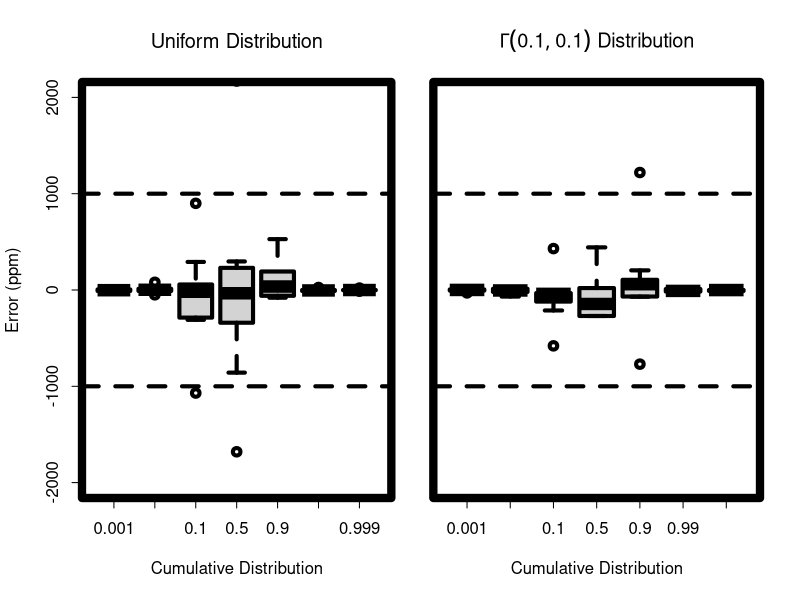
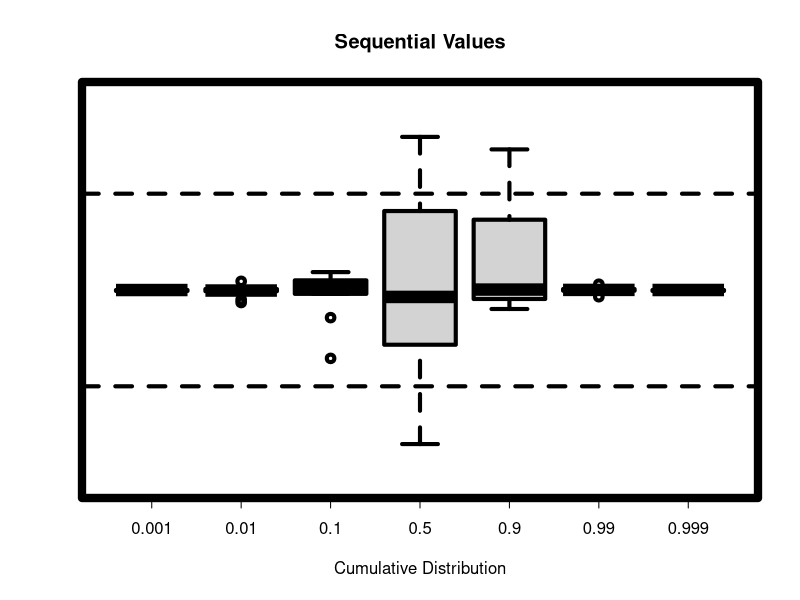

Reproduce these figures in R, in order.
errorData = read.delim("errors.csv")

plotError = function(title, dist, ylim=c(-2000, 2000), yaxt='s', ylab) {
  boxplot(1e6*error ~ Q, errorData[errorData$dist==dist,], ylim=ylim, lwd=4, xlab="Cumulative Distribution", ylab=ylab, pars=list(lwd.ticks=4), yaxt=yaxt, main=title)
  box(lwd=8)
  abline(h=1000, lty=2, lwd=4)
  abline(h=-1000, lty=2, lwd=4)
}

  png("error.png", width=2400, height=1200, pointsize=36)
layout(matrix(c(1,2), 1, 2, byrow=T), heights=c(1200, 1200), widths=c(1300,1100))
#plotError('mixture', 'mixture-error.png')
plotError(expression(paste("Uniform Distribution")), 'uniform', ylab="Error (ppm)")
old = par(mar=c(5.1,0,4.1,2))
plotError(expression(paste(Gamma(0.1,0.1)," Distribution")), 'gamma', yaxt='n', ylab=NA)
par(old)
  dev.off()
  png("sequential-error.png", width=2400, height=1200, pointsize=36)
plotError('Sequential Values', 'sequential', yaxt='n', ylab=NA)
  dev.off()
